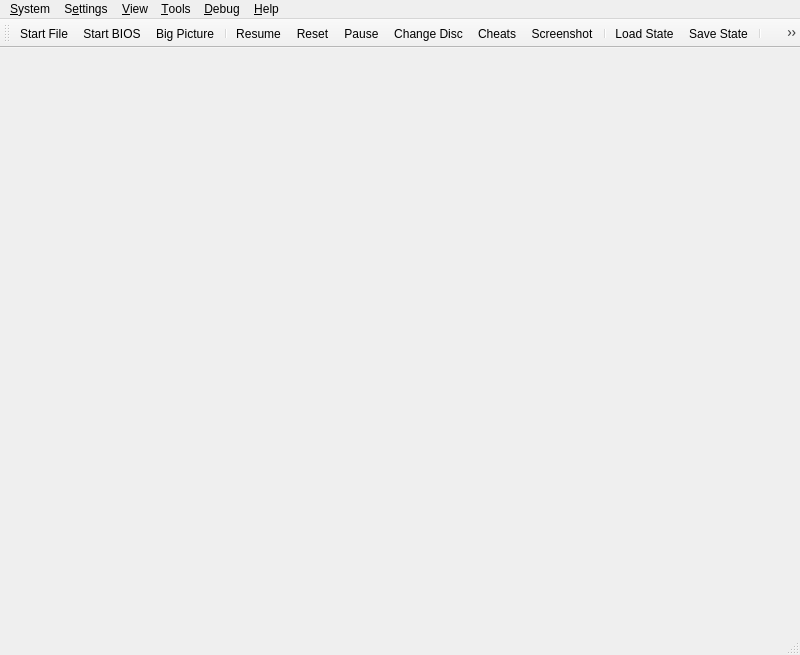
<?xml version="1.0" encoding="UTF-8"?>
<ui version="4.0">
 <class>MainWindow</class>
 <widget class="QMainWindow" name="MainWindow">
  <property name="geometry">
   <rect>
    <x>0</x>
    <y>0</y>
    <width>800</width>
    <height>655</height>
   </rect>
  </property>
  <property name="acceptDrops">
   <bool>true</bool>
  </property>
  <property name="windowTitle">
   <string>DuckStation</string>
  </property>
  <property name="windowIcon">
   <iconset resource="resources/duckstation-qt.qrc">
    <normaloff>:/icons/duck.png</normaloff>:/icons/duck.png</iconset>
  </property>
  <property name="unifiedTitleAndToolBarOnMac">
   <bool>true</bool>
  </property>
  <widget class="QStackedWidget" name="mainContainer"/>
  <widget class="QMenuBar" name="menuBar">
   <property name="geometry">
    <rect>
     <x>0</x>
     <y>0</y>
     <width>800</width>
     <height>33</height>
    </rect>
   </property>
   <widget class="QMenu" name="menuSystem">
    <property name="title">
     <string>&amp;System</string>
    </property>
    <widget class="QMenu" name="menuChangeDisc">
     <property name="title">
      <string>Change Disc</string>
     </property>
     <property name="icon">
      <iconset theme="disc-line"/>
     </property>
     <actiongroup name="actionGroupChangeDiscSubImages"/>
     <addaction name="actionChangeDiscFromFile"/>
     <addaction name="actionChangeDiscFromDevice"/>
     <addaction name="actionChangeDiscFromGameList"/>
     <addaction name="actionRemoveDisc"/>
     <addaction name="separator"/>
    </widget>
    <widget class="QMenu" name="menuCheats">
     <property name="title">
      <string>Cheats</string>
     </property>
     <property name="icon">
      <iconset theme="cheats-line"/>
     </property>
    </widget>
    <widget class="QMenu" name="menuLoadState">
     <property name="title">
      <string>Load State</string>
     </property>
     <property name="icon">
      <iconset theme="folder-open-line"/>
     </property>
    </widget>
    <widget class="QMenu" name="menuSaveState">
     <property name="title">
      <string>Save State</string>
     </property>
     <property name="icon">
      <iconset theme="save-3-line"/>
     </property>
    </widget>
    <addaction name="actionStartFile"/>
    <addaction name="actionStartDisc"/>
    <addaction name="actionStartBios"/>
    <addaction name="actionStartFullscreenUI"/>
    <addaction name="actionResumeLastState"/>
    <addaction name="separator"/>
    <addaction name="actionPowerOff"/>
    <addaction name="actionPowerOffWithoutSaving"/>
    <addaction name="actionReset"/>
    <addaction name="actionPause"/>
    <addaction name="menuChangeDisc"/>
    <addaction name="separator"/>
    <addaction name="actionCheats"/>
    <addaction name="menuCheats"/>
    <addaction name="actionScreenshot"/>
    <addaction name="separator"/>
    <addaction name="menuLoadState"/>
    <addaction name="menuSaveState"/>
    <addaction name="separator"/>
    <addaction name="actionExit"/>
   </widget>
   <widget class="QMenu" name="menuSettings">
    <property name="title">
     <string>S&amp;ettings</string>
    </property>
    <addaction name="actionViewGameProperties"/>
    <addaction name="separator"/>
    <addaction name="actionInterfaceSettings"/>
    <addaction name="actionGameListSettings"/>
    <addaction name="actionBIOSSettings"/>
    <addaction name="actionConsoleSettings"/>
    <addaction name="actionEmulationSettings"/>
    <addaction name="actionMemoryCardSettings"/>
    <addaction name="actionGraphicsSettings"/>
    <addaction name="actionPostProcessingSettings"/>
    <addaction name="actionAudioSettings"/>
    <addaction name="actionAchievementSettings"/>
    <addaction name="actionFolderSettings"/>
    <addaction name="actionAdvancedSettings"/>
    <addaction name="separator"/>
    <addaction name="actionControllerSettings"/>
    <addaction name="actionHotkeySettings"/>
    <addaction name="separator"/>
    <addaction name="actionAddGameDirectory"/>
    <addaction name="actionScanForNewGames"/>
    <addaction name="actionRescanAllGames"/>
   </widget>
   <widget class="QMenu" name="menuHelp">
    <property name="title">
     <string>&amp;Help</string>
    </property>
    <addaction name="actionViewThirdPartyNotices"/>
    <addaction name="actionAboutQt"/>
    <addaction name="actionAbout"/>
   </widget>
   <widget class="QMenu" name="menuDebug">
    <property name="title">
     <string>&amp;Debug</string>
    </property>
    <widget class="QMenu" name="menuRenderer">
     <property name="title">
      <string>Switch GPU Renderer</string>
     </property>
    </widget>
    <widget class="QMenu" name="menuCPUExecutionMode">
     <property name="title">
      <string>Switch CPU Emulation Mode</string>
     </property>
    </widget>
    <widget class="QMenu" name="menuCropMode">
     <property name="title">
      <string>Switch Crop Mode</string>
     </property>
    </widget>
    <addaction name="menuCPUExecutionMode"/>
    <addaction name="menuRenderer"/>
    <addaction name="menuCropMode"/>
    <addaction name="actionDisableAllEnhancements"/>
    <addaction name="separator"/>
    <addaction name="actionCPUDebugger"/>
    <addaction name="actionEnableGDBServer"/>
    <addaction name="separator"/>
    <addaction name="actionDumpRAM"/>
    <addaction name="actionDumpVRAM"/>
    <addaction name="actionDumpSPURAM"/>
    <addaction name="separator"/>
    <addaction name="actionDebugDumpCPUtoVRAMCopies"/>
    <addaction name="actionDebugDumpVRAMtoCPUCopies"/>
    <addaction name="separator"/>
    <addaction name="actionDebugShowVRAM"/>
    <addaction name="actionDebugShowGPUState"/>
    <addaction name="actionDebugShowCDROMState"/>
    <addaction name="actionDebugShowSPUState"/>
    <addaction name="actionDebugShowTimersState"/>
    <addaction name="actionDebugShowMDECState"/>
    <addaction name="actionDebugShowDMAState"/>
   </widget>
   <widget class="QMenu" name="menu_View">
    <property name="title">
     <string>&amp;View</string>
    </property>
    <widget class="QMenu" name="menuWindowSize">
     <property name="title">
      <string>&amp;Window Size</string>
     </property>
    </widget>
    <addaction name="actionViewToolbar"/>
    <addaction name="actionViewLockToolbar"/>
    <addaction name="actionViewStatusBar"/>
    <addaction name="separator"/>
    <addaction name="actionViewGameList"/>
    <addaction name="actionViewGameGrid"/>
    <addaction name="actionViewSystemDisplay"/>
    <addaction name="separator"/>
    <addaction name="actionFullscreen"/>
    <addaction name="menuWindowSize"/>
    <addaction name="separator"/>
    <addaction name="actionMergeDiscSets"/>
    <addaction name="actionShowGameIcons"/>
    <addaction name="actionGridViewShowTitles"/>
    <addaction name="actionGridViewZoomIn"/>
    <addaction name="actionGridViewZoomOut"/>
    <addaction name="actionGridViewRefreshCovers"/>
   </widget>
   <widget class="QMenu" name="menu_Tools">
    <property name="title">
     <string>&amp;Tools</string>
    </property>
    <addaction name="actionMemoryCardEditor"/>
    <addaction name="actionCoverDownloader"/>
    <addaction name="separator"/>
    <addaction name="actionMemoryScanner"/>
    <addaction name="separator"/>
    <addaction name="actionMediaCapture"/>
    <addaction name="separator"/>
    <addaction name="actionOpenDataDirectory"/>
   </widget>
   <addaction name="menuSystem"/>
   <addaction name="menuSettings"/>
   <addaction name="menu_View"/>
   <addaction name="menu_Tools"/>
   <addaction name="menuDebug"/>
   <addaction name="menuHelp"/>
  </widget>
  <widget class="QToolBar" name="toolBar">
   <property name="windowTitle">
    <string>toolBar</string>
   </property>
   <property name="iconSize">
    <size>
     <width>32</width>
     <height>32</height>
    </size>
   </property>
   <property name="toolButtonStyle">
    <enum>Qt::ToolButtonStyle::ToolButtonTextUnderIcon</enum>
   </property>
   <attribute name="toolBarArea">
    <enum>TopToolBarArea</enum>
   </attribute>
   <attribute name="toolBarBreak">
    <bool>false</bool>
   </attribute>
   <addaction name="actionStartFile"/>
   <addaction name="actionStartBios"/>
   <addaction name="actionStartFullscreenUI2"/>
   <addaction name="separator"/>
   <addaction name="actionResumeLastState"/>
   <addaction name="actionReset"/>
   <addaction name="actionPause"/>
   <addaction name="actionChangeDisc"/>
   <addaction name="actionCheatsToolbar"/>
   <addaction name="actionScreenshot"/>
   <addaction name="separator"/>
   <addaction name="actionLoadState"/>
   <addaction name="actionSaveState"/>
   <addaction name="separator"/>
   <addaction name="actionFullscreen"/>
   <addaction name="actionSettings2"/>
   <addaction name="actionControllerSettings"/>
  </widget>
  <widget class="QStatusBar" name="statusBar"/>
  <action name="actionStartFile">
   <property name="icon">
    <iconset theme="file-line"/>
   </property>
   <property name="text">
    <string>Start &amp;File...</string>
   </property>
  </action>
  <action name="actionStartDisc">
   <property name="icon">
    <iconset theme="disc-line"/>
   </property>
   <property name="text">
    <string>Start &amp;Disc...</string>
   </property>
  </action>
  <action name="actionStartBios">
   <property name="icon">
    <iconset theme="chip-line"/>
   </property>
   <property name="text">
    <string>Start &amp;BIOS</string>
   </property>
  </action>
  <action name="actionScanForNewGames">
   <property name="icon">
    <iconset theme="file-search-line"/>
   </property>
   <property name="text">
    <string>&amp;Scan For New Games</string>
   </property>
  </action>
  <action name="actionRescanAllGames">
   <property name="icon">
    <iconset theme="refresh-line"/>
   </property>
   <property name="text">
    <string>&amp;Rescan All Games</string>
   </property>
  </action>
  <action name="actionPowerOff">
   <property name="icon">
    <iconset theme="shut-down-line"/>
   </property>
   <property name="text">
    <string>Power &amp;Off</string>
   </property>
  </action>
  <action name="actionReset">
   <property name="icon">
    <iconset theme="restart-line"/>
   </property>
   <property name="text">
    <string>&amp;Reset</string>
   </property>
  </action>
  <action name="actionPause">
   <property name="checkable">
    <bool>true</bool>
   </property>
   <property name="icon">
    <iconset theme="pause-line"/>
   </property>
   <property name="text">
    <string>&amp;Pause</string>
   </property>
  </action>
  <action name="actionLoadState">
   <property name="icon">
    <iconset theme="folder-open-line"/>
   </property>
   <property name="text">
    <string>&amp;Load State</string>
   </property>
  </action>
  <action name="actionSaveState">
   <property name="icon">
    <iconset theme="save-3-line"/>
   </property>
   <property name="text">
    <string>&amp;Save State</string>
   </property>
  </action>
  <action name="actionExit">
   <property name="icon">
    <iconset theme="door-open-line"/>
   </property>
   <property name="text">
    <string>E&amp;xit</string>
   </property>
  </action>
  <action name="actionBIOSSettings">
   <property name="icon">
    <iconset theme="chip-line"/>
   </property>
   <property name="text">
    <string>B&amp;IOS</string>
   </property>
  </action>
  <action name="actionConsoleSettings">
   <property name="icon">
    <iconset theme="chip-2-line"/>
   </property>
   <property name="text">
    <string>C&amp;onsole</string>
   </property>
  </action>
  <action name="actionEmulationSettings">
   <property name="icon">
    <iconset theme="emulation-line"/>
   </property>
   <property name="text">
    <string>E&amp;mulation</string>
   </property>
  </action>
  <action name="actionControllerSettings">
   <property name="icon">
    <iconset theme="controller-digital-line"/>
   </property>
   <property name="text">
    <string>&amp;Controllers</string>
   </property>
  </action>
  <action name="actionHotkeySettings">
   <property name="icon">
    <iconset theme="keyboard-line"/>
   </property>
   <property name="text">
    <string>&amp;Hotkeys</string>
   </property>
  </action>
  <action name="actionGraphicsSettings">
   <property name="icon">
    <iconset theme="image-fill"/>
   </property>
   <property name="text">
    <string>&amp;Graphics</string>
   </property>
  </action>
  <action name="actionPostProcessingSettings">
   <property name="icon">
    <iconset theme="sun-fill"/>
   </property>
   <property name="text">
    <string>&amp;Post-Processing</string>
   </property>
  </action>
  <action name="actionFullscreen">
   <property name="icon">
    <iconset theme="fullscreen-line"/>
   </property>
   <property name="text">
    <string>Fullscreen</string>
   </property>
  </action>
  <action name="actionResolution_Scale">
   <property name="text">
    <string>Resolution Scale</string>
   </property>
  </action>
  <action name="actionViewThirdPartyNotices">
   <property name="text">
    <string>View Third-Party Notices...</string>
   </property>
  </action>
  <action name="actionAboutQt">
   <property name="icon">
    <iconset resource="resources/duckstation-qt.qrc">
     <normaloff>:/icons/QT.png</normaloff>:/icons/QT.png</iconset>
   </property>
   <property name="text">
    <string>About &amp;Qt...</string>
   </property>
  </action>
  <action name="actionAbout">
   <property name="icon">
    <iconset resource="resources/duckstation-qt.qrc">
     <normaloff>:/icons/duck_64.png</normaloff>:/icons/duck_64.png</iconset>
   </property>
   <property name="text">
    <string>&amp;About DuckStation...</string>
   </property>
  </action>
  <action name="actionChangeDisc">
   <property name="icon">
    <iconset theme="disc-line"/>
   </property>
   <property name="text">
    <string>Change Disc...</string>
   </property>
  </action>
  <action name="actionCheats">
   <property name="icon">
    <iconset theme="cheats-line"/>
   </property>
   <property name="text">
    <string>Cheats...</string>
   </property>
  </action>
  <action name="actionCheatsToolbar">
   <property name="icon">
    <iconset theme="cheats-line"/>
   </property>
   <property name="text">
    <string>Cheats</string>
   </property>
  </action>
  <action name="actionAudioSettings">
   <property name="icon">
    <iconset theme="volume-up-line"/>
   </property>
   <property name="text">
    <string>Audio</string>
   </property>
  </action>
  <action name="actionAchievementSettings">
   <property name="icon">
    <iconset theme="trophy-line"/>
   </property>
   <property name="text">
    <string>Achievements</string>
   </property>
  </action>
  <action name="actionFolderSettings">
   <property name="icon">
    <iconset theme="folder-open-line"/>
   </property>
   <property name="text">
    <string>Folders</string>
   </property>
  </action>
  <action name="actionGameListSettings">
   <property name="icon">
    <iconset theme="folder-open-line"/>
   </property>
   <property name="text">
    <string>Game List</string>
   </property>
  </action>
  <action name="actionInterfaceSettings">
   <property name="icon">
    <iconset theme="settings-3-line"/>
   </property>
   <property name="text">
    <string>&amp;Interface</string>
   </property>
  </action>
  <action name="actionAdvancedSettings">
   <property name="icon">
    <iconset theme="alert-line"/>
   </property>
   <property name="text">
    <string>Advanced</string>
   </property>
  </action>
  <action name="actionAddGameDirectory">
   <property name="icon">
    <iconset theme="folder-add-line"/>
   </property>
   <property name="text">
    <string>Add Game Directory...</string>
   </property>
  </action>
  <action name="actionSettings">
   <property name="icon">
    <iconset theme="settings-3-line"/>
   </property>
   <property name="text">
    <string>&amp;Settings</string>
   </property>
   <property name="menuRole">
    <enum>QAction::MenuRole::PreferencesRole</enum>
   </property>
  </action>
  <action name="actionSettings2">
   <property name="icon">
    <iconset theme="settings-3-line"/>
   </property>
   <property name="text">
    <string>&amp;Settings</string>
   </property>
   <property name="menuRole">
    <enum>QAction::MenuRole::PreferencesRole</enum>
   </property>
  </action>
  <action name="actionChangeDiscFromFile">
   <property name="text">
    <string>From File...</string>
   </property>
  </action>
  <action name="actionChangeDiscFromDevice">
   <property name="text">
    <string>From Device...</string>
   </property>
  </action>
  <action name="actionChangeDiscFromGameList">
   <property name="text">
    <string>From Game List...</string>
   </property>
  </action>
  <action name="actionRemoveDisc">
   <property name="text">
    <string>Remove Disc</string>
   </property>
  </action>
  <action name="actionResume_State">
   <property name="text">
    <string>Resume State</string>
   </property>
  </action>
  <action name="actionGlobal_State">
   <property name="text">
    <string>Global State</string>
   </property>
  </action>
  <action name="actionDebugShowVRAM">
   <property name="checkable">
    <bool>true</bool>
   </property>
   <property name="text">
    <string>Show VRAM</string>
   </property>
  </action>
  <action name="actionDebugDumpCPUtoVRAMCopies">
   <property name="checkable">
    <bool>true</bool>
   </property>
   <property name="text">
    <string>Dump CPU to VRAM Copies</string>
   </property>
  </action>
  <action name="actionDebugDumpVRAMtoCPUCopies">
   <property name="checkable">
    <bool>true</bool>
   </property>
   <property name="text">
    <string>Dump VRAM to CPU Copies</string>
   </property>
  </action>
  <action name="actionDisableAllEnhancements">
   <property name="checkable">
    <bool>true</bool>
   </property>
   <property name="text">
    <string>Disable All Enhancements</string>
   </property>
  </action>
  <action name="actionDumpRAM">
   <property name="text">
    <string>Dump RAM...</string>
   </property>
  </action>
  <action name="actionDumpVRAM">
   <property name="text">
    <string>Dump VRAM...</string>
   </property>
  </action>
  <action name="actionDumpSPURAM">
   <property name="text">
    <string>Dump SPU RAM...</string>
   </property>
  </action>
  <action name="actionDebugShowGPUState">
   <property name="checkable">
    <bool>true</bool>
   </property>
   <property name="text">
    <string>Show GPU State</string>
   </property>
  </action>
  <action name="actionDebugShowCDROMState">
   <property name="checkable">
    <bool>true</bool>
   </property>
   <property name="text">
    <string>Show CD-ROM State</string>
   </property>
  </action>
  <action name="actionDebugShowSPUState">
   <property name="checkable">
    <bool>true</bool>
   </property>
   <property name="text">
    <string>Show SPU State</string>
   </property>
  </action>
  <action name="actionDebugShowTimersState">
   <property name="checkable">
    <bool>true</bool>
   </property>
   <property name="text">
    <string>Show Timers State</string>
   </property>
  </action>
  <action name="actionDebugShowMDECState">
   <property name="checkable">
    <bool>true</bool>
   </property>
   <property name="text">
    <string>Show MDEC State</string>
   </property>
  </action>
  <action name="actionDebugShowDMAState">
   <property name="checkable">
    <bool>true</bool>
   </property>
   <property name="text">
    <string>Show DMA State</string>
   </property>
  </action>
  <action name="actionScreenshot">
   <property name="icon">
    <iconset theme="screenshot-2-line"/>
   </property>
   <property name="text">
    <string>&amp;Screenshot</string>
   </property>
  </action>
  <action name="actionMemoryCardSettings">
   <property name="icon">
    <iconset theme="memcard-line"/>
   </property>
   <property name="text">
    <string>&amp;Memory Cards</string>
   </property>
  </action>
  <action name="actionResumeLastState">
   <property name="icon">
    <iconset theme="play-circle-line"/>
   </property>
   <property name="text">
    <string>Resume</string>
   </property>
   <property name="toolTip">
    <string>Resumes the last save state created.</string>
   </property>
  </action>
  <action name="actionViewToolbar">
   <property name="checkable">
    <bool>true</bool>
   </property>
   <property name="checked">
    <bool>true</bool>
   </property>
   <property name="text">
    <string>&amp;Toolbar</string>
   </property>
  </action>
  <action name="actionViewLockToolbar">
   <property name="checkable">
    <bool>true</bool>
   </property>
   <property name="checked">
    <bool>false</bool>
   </property>
   <property name="text">
    <string>Lock Toolbar</string>
   </property>
  </action>
  <action name="actionViewStatusBar">
   <property name="checkable">
    <bool>true</bool>
   </property>
   <property name="checked">
    <bool>true</bool>
   </property>
   <property name="text">
    <string>&amp;Status Bar</string>
   </property>
  </action>
  <action name="actionViewGameList">
   <property name="icon">
    <iconset theme="list-check"/>
   </property>
   <property name="text">
    <string>Game &amp;List</string>
   </property>
  </action>
  <action name="actionViewSystemDisplay">
   <property name="enabled">
    <bool>false</bool>
   </property>
   <property name="text">
    <string>System &amp;Display</string>
   </property>
  </action>
  <action name="actionViewGameProperties">
   <property name="enabled">
    <bool>false</bool>
   </property>
   <property name="icon">
    <iconset theme="file-settings-line"/>
   </property>
   <property name="text">
    <string>Game &amp;Properties</string>
   </property>
  </action>
  <action name="actionMemoryCardEditor">
   <property name="text">
    <string>Memory &amp;Card Editor</string>
   </property>
  </action>
  <action name="actionCPUDebugger">
   <property name="text">
    <string>CPU D&amp;ebugger</string>
   </property>
  </action>
  <action name="actionEnableGDBServer">
   <property name="checkable">
    <bool>true</bool>
   </property>
   <property name="text">
    <string>Enable GDB Server</string>
   </property>
  </action>
  <action name="actionViewGameGrid">
   <property name="icon">
    <iconset theme="function-line"/>
   </property>
   <property name="text">
    <string>Game &amp;Grid</string>
   </property>
  </action>
  <action name="actionMergeDiscSets">
   <property name="checkable">
    <bool>true</bool>
   </property>
   <property name="checked">
    <bool>true</bool>
   </property>
   <property name="text">
    <string>Merge Multi-Disc Games</string>
   </property>
  </action>
  <action name="actionGridViewShowTitles">
   <property name="checkable">
    <bool>true</bool>
   </property>
   <property name="checked">
    <bool>true</bool>
   </property>
   <property name="text">
    <string>Show Titles (Grid View)</string>
   </property>
  </action>
  <action name="actionGridViewZoomIn">
   <property name="text">
    <string>Zoom &amp;In (Grid View)</string>
   </property>
   <property name="shortcut">
    <string>Ctrl++</string>
   </property>
  </action>
  <action name="actionGridViewZoomOut">
   <property name="text">
    <string>Zoom &amp;Out (Grid View)</string>
   </property>
   <property name="shortcut">
    <string>Ctrl+-</string>
   </property>
  </action>
  <action name="actionGridViewRefreshCovers">
   <property name="text">
    <string>Refresh &amp;Covers (Grid View)</string>
   </property>
  </action>
  <action name="actionOpen_Memory_Card_Directory">
   <property name="text">
    <string>Open Memory Card Directory...</string>
   </property>
  </action>
  <action name="actionOpenDataDirectory">
   <property name="text">
    <string>Open Data Directory...</string>
   </property>
  </action>
  <action name="actionPowerOffWithoutSaving">
   <property name="icon">
    <iconset theme="close-line"/>
   </property>
   <property name="text">
    <string>Power Off &amp;Without Saving</string>
   </property>
  </action>
  <action name="actionStartFullscreenUI">
   <property name="icon">
    <iconset theme="tv-2-line"/>
   </property>
   <property name="text">
    <string>Start Big Picture Mode</string>
   </property>
  </action>
  <action name="actionStartFullscreenUI2">
   <property name="icon">
    <iconset theme="tv-2-line"/>
   </property>
   <property name="text">
    <string>Big Picture</string>
   </property>
  </action>
  <action name="actionCoverDownloader">
   <property name="text">
    <string>Cover Downloader</string>
   </property>
  </action>
  <action name="actionMemoryScanner">
   <property name="text">
    <string>Memory &amp;Scanner</string>
   </property>
  </action>
  <action name="actionShowGameIcons">
   <property name="checkable">
    <bool>true</bool>
   </property>
   <property name="checked">
    <bool>true</bool>
   </property>
   <property name="text">
    <string>Show Game Icons (List View)</string>
   </property>
  </action>
  <action name="actionMediaCapture">
   <property name="checkable">
    <bool>true</bool>
   </property>
   <property name="text">
    <string>Media Ca&amp;pture</string>
   </property>
  </action>
 </widget>
 <resources>
  <include location="resources/duckstation-qt.qrc"/>
 </resources>
 <connections/>
</ui>
